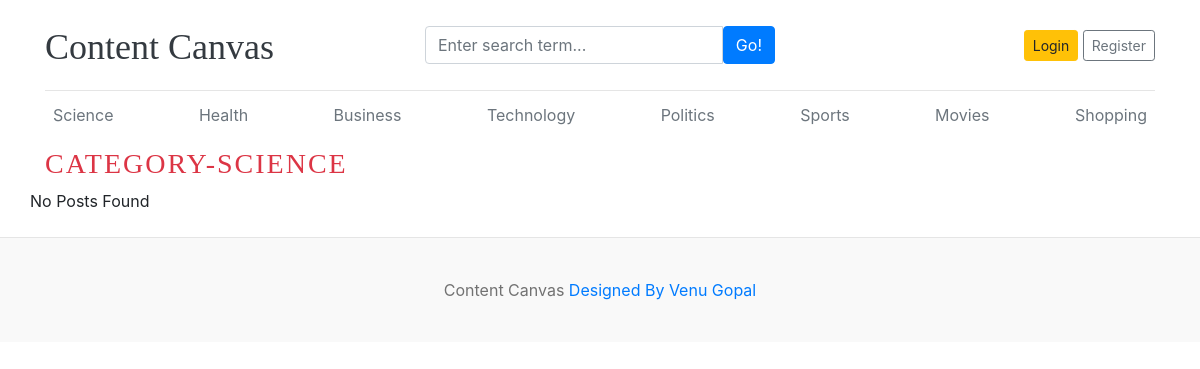
The page /category/5/ on the database its author committed.
### blog/models.py (models this page shows)
class Category(models.Model):
    category_name=models.CharField(max_length=50,unique=True)
    created_at=models.DateTimeField(auto_now_add=True)
    updated_at=models.DateTimeField(auto_now=True)
    class Meta:
        verbose_name_plural='categories'
    def __str__(self):
        return self.category_name

### blog/views.py (the view)
# urls.py: path('<int:category_id>/',views.posts_by_category,name='posts_by_category')
def posts_by_category(request,category_id):
    posts=Blog.objects.filter(status='Published',category=category_id)
    try:
        category=Category.objects.get(pk=category_id)
    except:
        return redirect('home')
    context={
        'posts':posts,
        'category':category,
    }
    return render(request,'posts_by_category.html',context)

### blog/context_processors.py (called while the page is built)
def get_categories(request):
    categories=Category.objects.all()
    return dict(categories=categories)

def get_social_links(request):
    social_links=SocialLink.objects.all()
    return dict(social_links=social_links)

### templates/posts_by_category.html (shortened to what this page needs)
{% extends "base.html" %}
{% block content %}
  <h3 class="text-uppercase text-danger" style="letter-spacing: 2px;">Category-{{category}}</h3>
  <div class="row mb-2">
    {% if posts %}
    {% for post in posts %}
    <div class="col-md-6">
      <div class="card border-0" >
        <div class="card-body">
          <h3><a href="{% url 'blogs' post.slug %}" class="text-dark">{{post.title}}</a></h3>
          <small class="mb-1 text-muted">{{post.created_at | timesince}} ago | {{post.author}}</small>
          <p class="card-text">{{post.short_description}}</p>
        </div>
      </div>
    </div>
    {% endfor %}
    {% else %}
    <p>  No Posts Found</p>
    {% endif %}
  </div>
</div>
{% endblock %}

### templates/base.html (shortened to what this page needs)
{% load static %}
<!DOCTYPE html>
<html lang="en">
<head>
    <link href="https://getbootstrap.com/docs/4.0/dist/css/bootstrap.min.css" rel="stylesheet">
    <link href="{% static "css/cc.css" %}" rel="stylesheet">
    <link rel="stylesheet" href="https://cdnjs.cloudflare.com/ajax/libs/font-awesome/4.7.0/css/font-awesome.min.css">
  </head>
<body>
    <div class="container">
      <header class="blog-header py-3">
        <div class="row flex-nowrap justify-content-between align-items-center">
          <div class="col-4 pt-1">
            <a class="blog-header-logo text-dark" href="/">Content Canvas</a>
          </div>
           <div class="col-4">
              <form action="{% url "search" %}" method="GET">
                <div class="input-group">
                    <input class="form-control" type="text" name="keyword" value="{{keyword}}" placeholder="Enter search term..." aria-label="Enter search term..." aria-describedby="button-search" />
                    <button class="btn btn-primary" id="button-search" type="button">Go!</button>
                </div>
              </form>
            </div>
          {% if not user.is_authenticated %}
          <div class="col-4 d-flex justify-content-end align-items-center">
            <a class="btn btn-sm btn-warning" href="{% url 'login' %}">Login</a> &nbsp;
            <a class="btn btn-sm btn-outline-secondary" href="{% url "register" %}">Register</a>
          </div>
          {% else %}
          <span><a href="{% url 'dashboard' %}">Dashboard</a></span>
          <span><a href="{% url 'logout' %}">Logout</a></span>
          {% endif %}
        </div>
      </header>
      <div class="nav-scroller py-1 mb-2">
        <nav class="nav d-flex justify-content-between">
          {% for cat in categories %}
          <a class="p-2 text-muted" href="{% url "posts_by_category" cat.id %}">{{cat.category_name}}</a>
          {% endfor %}
        </nav>
      </div>
{% block content %}
{% endblock %}
<footer class="blog-footer">
    <p>Content Canvas  <a href="#">Designed By Venu Gopal</a></p>
</footer>
</body>

### contentcanvas/static/css/cc.css (style rules this page uses)
.blog-header { border-bottom: 1px solid #e5e5e5; }
.blog-header-logo { font-family: "Playfair Display", Georgia, "Times New Roman", serif; font-size: 2.25rem; }
h1, h2, h3, h4, h5, h6 { font-family: "Playfair Display", Georgia, "Times New Roman", serif; }
.blog-footer { padding: 2.5rem 0; color: #727272; text-align: center; background-color: #f9f9f9; border-top: .05rem solid #e5e5e5; }
.blog-footer p:last-child { margin-bottom: 0; }

### rows shown on the page
Category: category_name "Science", category_name "SCIENCE"
Category: category_name "Health"
Category: category_name "Business"
Category: category_name "Technology"
Category: category_name "Politics"
Category: category_name "Sports"
Category: category_name "Movies"
Category: category_name "Shopping"
